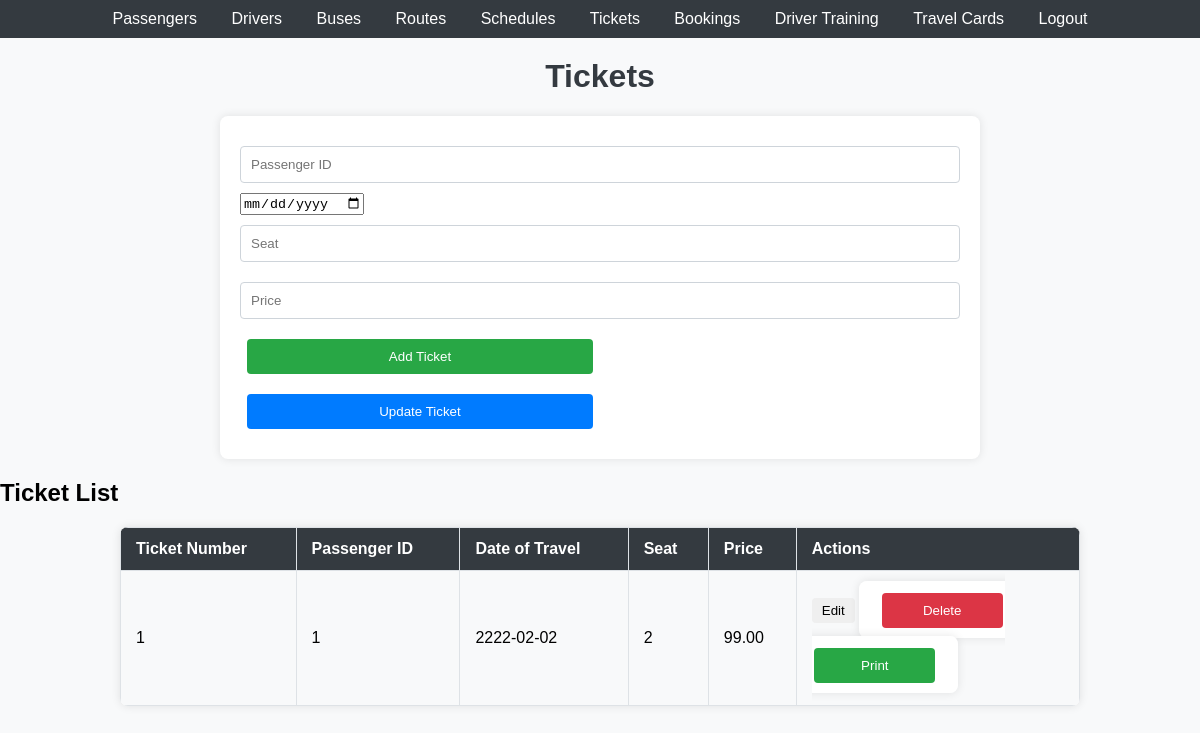
The app's page /tickets.php (signed in), older data.
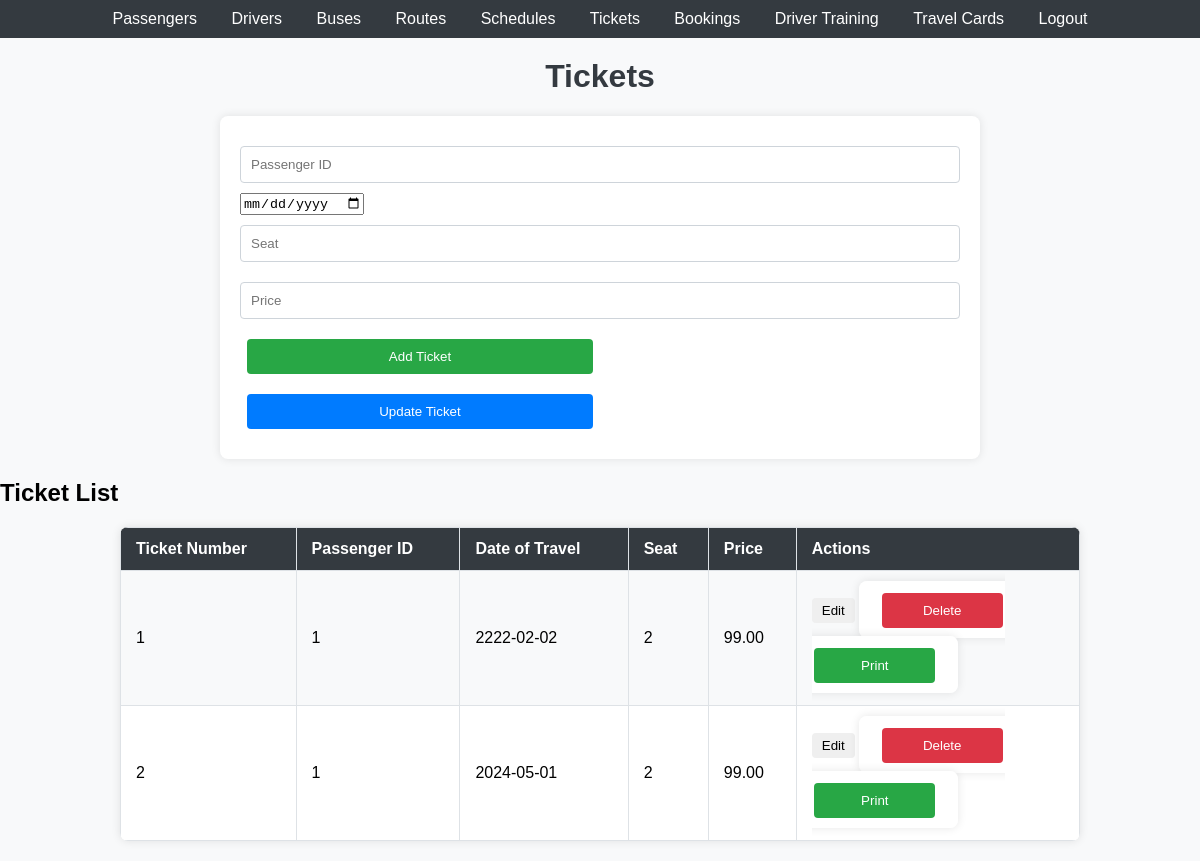
The same page, newer data.
### tables this page shows
CREATE TABLE `tickets` (
  `TicketNumber` int(11) NOT NULL,
  `PassengerID` int(11) DEFAULT NULL,
  `DateOfTravel` date DEFAULT NULL,
  `Seat` int(11) DEFAULT NULL,
  `Price` decimal(10,2) DEFAULT NULL
);

### tickets.php (the view, shortened to what this page needs)
<?php
include 'db.php';
$result = $conn->query("SELECT * FROM Tickets");
?>
<!DOCTYPE html>
<html lang="en">
<head>
    <link rel="stylesheet" href="styles.css">
</head>
<body>
    <header>
        <nav>
            <ul>
            <li><a href="passengers.php">Passengers</a></li>
                    <li><a href="drivers.php">Drivers</a></li>
                    <li><a href="buses.php">Buses</a></li>
                    <li><a href="routes.php">Routes</a></li>
                    <li><a href="schedules.php">Schedules</a></li>
                    <li><a href="tickets.php">Tickets</a></li>
                    <li><a href="bookings.php">Bookings</a></li>
                    <li><a href="driver_training.php">Driver Training</a></li>
                    <li><a href="travel_cards.php">Travel Cards</a></li>
                    <li><a href="logout.php">Logout</a></li>
            </ul>
        </nav>
    </header>
    <h1>Tickets</h1>
    <form method="post">
        <input type="text" name="passengerID" id="passengerID" placeholder="Passenger ID" required>
        <input type="date" name="dateOfTravel" id="dateOfTravel" placeholder="Date of Travel" required>
        <input type="text" name="seat" id="seat" placeholder="Seat" required>
        <input type="text" name="price" id="price" placeholder="Price" required>
        <button type="submit">Add Ticket</button>
        <button type="submit" name="update">Update Ticket</button>
    </form>
    <h2>Ticket List</h2>
    <table>
        <tr>
            <th>Ticket Number</th>
            <th>Passenger ID</th>
            <th>Date of Travel</th>
            <th>Seat</th>
            <th>Price</th>
            <th>Actions</th>
        </tr>
        <?php while($row = $result->fetch_assoc()) { ?>
        <tr>
            <td><?php echo $row['TicketNumber']; ?></td>
            <td><?php echo $row['PassengerID']; ?></td>
            <td><?php echo $row['DateOfTravel']; ?></td>
            <td><?php echo $row['Seat']; ?></td>
            <td><?php echo $row['Price']; ?></td>
            <td>
                <button onclick="editTicket(<?php echo $row['TicketNumber']; ?>, '<?php echo $row['PassengerID']; ?>', '<?php echo $row['DateOfTravel']; ?>', '<?php echo $row['Seat']; ?>', '<?php echo $row['Price']; ?>')">Edit</button>
                <form method="post" style="display:inline;">
                    <button type="submit" name="delete">Delete</button>
                    <button type="submit" name="print">Print</button>
                </form>
            </td>
        </tr>
        <?php } ?>
    </table>
</body>
</html>

Row changes from the older to the newer data that the page shows:
added tickets: TicketNumber "2", PassengerID "1", DateOfTravel "2024-05-01", Seat "2", Price "99.00"
